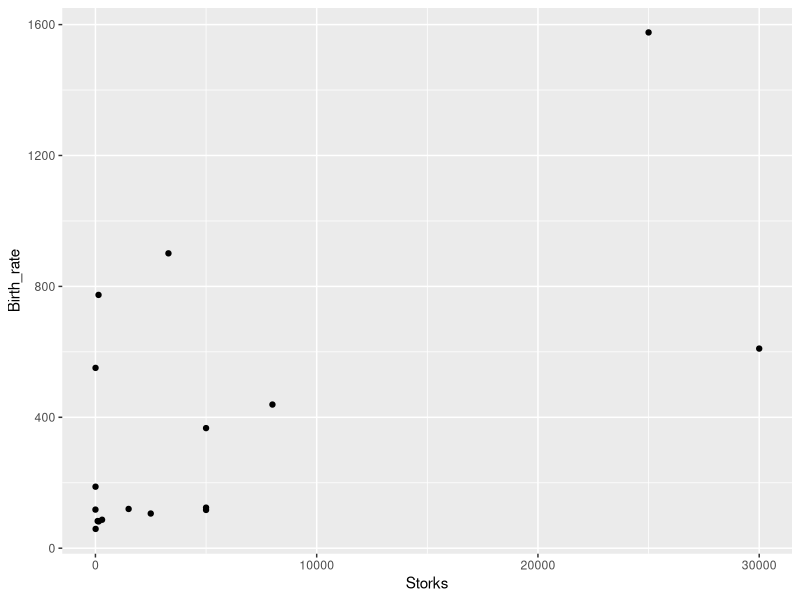
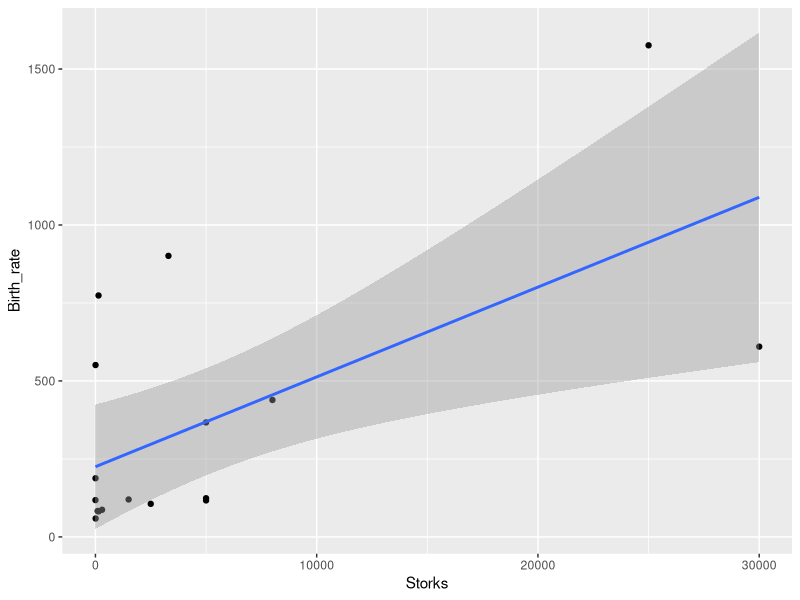
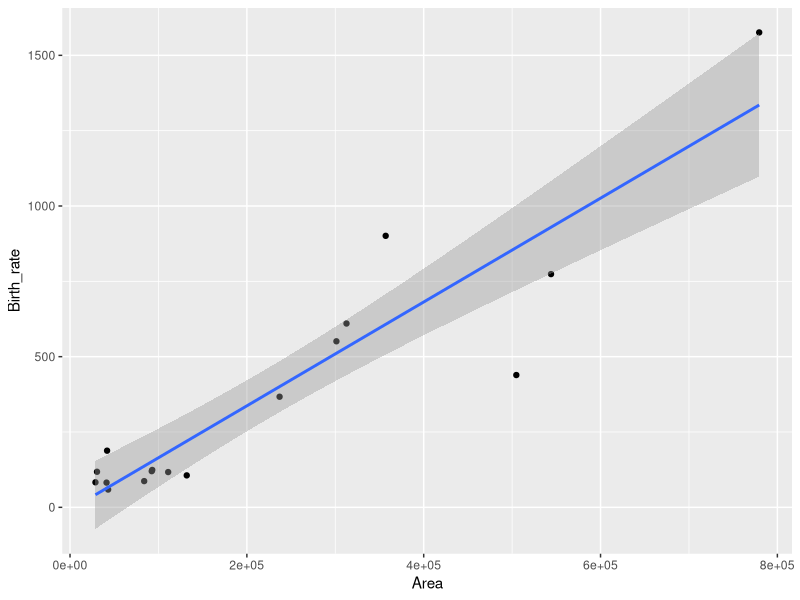

The R source for these figures, in order:
library(tidyverse)
StorkData <- read_csv("data/StorkData.csv")

#The basics
ggplot(StorkData, aes(x=Storks, y=Birth_rate)) + geom_point()

# making the the linear model
StorkData.lm <- lm(StorkData$Birth_rate~StorkData$Storks)

#viewing the model statistics
summary(StorkData.lm)

#plotting the regression (with std error)
ggplot(StorkData, aes(x=Storks, y=Birth_rate)) + 
  geom_point()+
  geom_smooth(method=lm)

#could use   geom_smooth(method=lm, se=FALSE)  to eliminate error
# see http://www.sthda.com/english/wiki/ggplot2-scatter-plots-quick-start-guide-r-software-and-data-visualization
# for more...
cor(StorkData$Storks,StorkData$Birth_rate, method= "pearson")

#"r" is the correlation coefficient, and tells you the correlation between the predicted 
#values and the observed values of Y. R2 is the square of this coeeficient, and indicates
#the percent of this variation explaned by your regression  out of the total variation


#-----------


#Do it again for area...


# making the the linear model
StorkDataArea.lm <- lm(StorkData$Birth_rate~StorkData$Area)

#viewing the model statistics
summary(StorkDataArea.lm)

#plotting the regression (with std error)
ggplot(StorkData, aes(x=Area, y=Birth_rate)) + 
  geom_point()+
  geom_smooth(method=lm)
